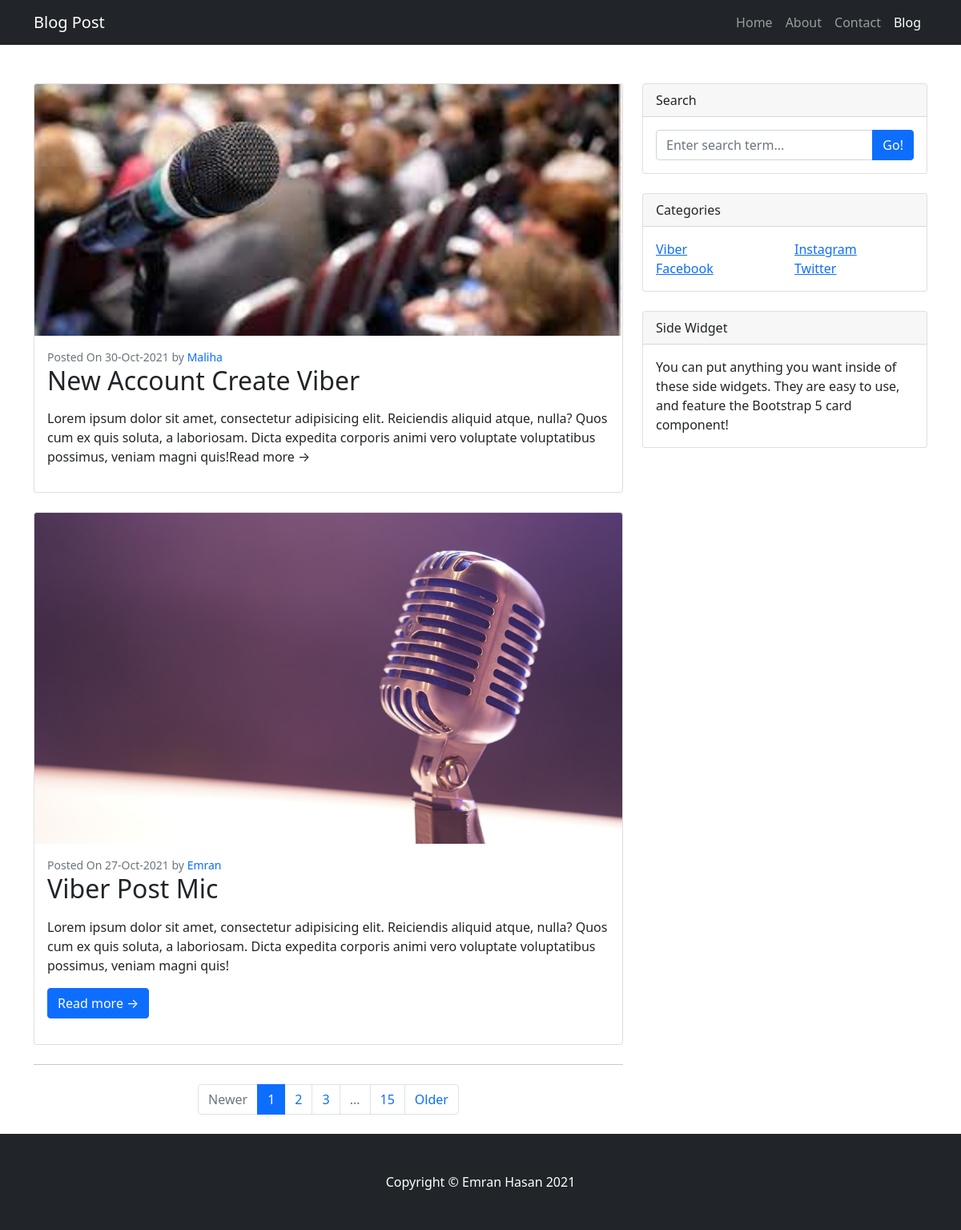
The page /category.php?id=4 on the database its author committed.
### tables this page shows
CREATE TABLE `blog` (
  `id` int(255) NOT NULL,
  `cat_id` int(2) NOT NULL,
  `title` varchar(255) NOT NULL,
  `content` text NOT NULL,
  `photo` varchar(100) NOT NULL,
  `name` varchar(60) NOT NULL,
  `status` tinyint(1) NOT NULL,
  `createtime` timestamp NOT NULL DEFAULT current_timestamp()
);

CREATE TABLE `category` (
  `id` int(3) NOT NULL,
  `category_name` varchar(60) NOT NULL,
  `status` tinyint(1) NOT NULL,
  `createtime` timestamp NOT NULL DEFAULT current_timestamp(),
  `updatetime` timestamp NOT NULL DEFAULT current_timestamp() ON UPDATE current_timestamp()
);

### app/classes/database.php (called while the page is built, shortened)
<?php
    class Database
    {
        public static function dbConn()
        {
            $host = "localhost";
            $user = "root";
            $pass = "";
            $db_name = 'oop_blog_project';
            $conn = mysqli_connect($host,$user,$pass,$db_name);
            return $conn;
        }
    }
?>

### app/classes/category.php (called while the page is built, shortened)
<?php
    class Category
    {
        public function allActiveCategory()
        {
            $sql = "SELECT * FROM category where status = 1";
            $result = mysqli_query(Database::dbConn(), $sql);
            return $result;
        }
        public function catPost($data)
        {
            $sql = "SELECT * FROM blog where status = 1 AND cat_id = $data order by id desc";
            $result = mysqli_query(Database::dbConn(), $sql);
            return $result;
        }
    }
?>

### category.php (the view, shortened to what this page needs)
<?php
    $cat = new \App\classes\Category;
    $cathData = $cat->allActiveCategory();
    $catPost = $cat->catPost($_GET['id']);
    require_once('header.php');
?>
        <div class="container">
            <div class="row mt-5">
                <div class="col-lg-8">
                    <?php
                        if (mysqli_num_rows($catPost) > 0) {
                        while ($row1 = mysqli_fetch_assoc($catPost)) {
                    ?>
                    <div class="card mb-4">
                        <a href="#!"><img class="card-img-top" src="upload/<?= $row1['photo'] ?>" alt="img" /></a>
                        <div class="card-body">
                            <div class="small text-muted">Posted On <?= date('d-M-Y', strtotime($row1['createtime'])) ?> by <a href="#" class="text-decoration-none"><?= $row1['name'] ?></a></div>
                            <h2 class="card-title"><?= $row1['title'] ?></h2>
                            <p class="card-text"><?= substr($row1['content'], 0, 700)
                             ?>...</p>
                            <a class="btn btn-primary" href="post.php?id=<?= $row1['id'] ?>">Read more →</a>
                        </div>
                    </div>
                    <?php
                            }
                    ?>
                        <nav aria-label="Pagination">
                            <hr class="my-0" />
                            <ul class="pagination justify-content-center my-4">
                                <li class="page-item disabled"><a class="page-link" href="#" tabindex="-1" aria-disabled="true">Newer</a></li>
                                <li class="page-item active" aria-current="page"><a class="page-link" href="#!">1</a></li>
                                <li class="page-item"><a class="page-link" href="#!">2</a></li>
                                <li class="page-item"><a class="page-link" href="#!">3</a></li>
                                <li class="page-item disabled"><a class="page-link" href="#!">...</a></li>
                                <li class="page-item"><a class="page-link" href="#!">15</a></li>
                                <li class="page-item"><a class="page-link" href="#!">Older</a></li>
                            </ul>
                        </nav>
                            <?php
                        }
                    ?>
                </div>
                <?php require_once('widget.php');?>
            </div>
        </div>
        <?php require_once('footer.php');?>

### widget.php
<div class="col-lg-4">
                    <div class="card mb-4">
                        <div class="card-header">Search</div>
                        <div class="card-body">
                            <form action="index.php?search=" method="get">
                                <div class="input-group">
                                    <input name="search" class="form-control" type="text" placeholder="Enter search term..." aria-label="Enter search term..." aria-describedby="button-search" />
                                    <button class="btn btn-primary" id="button-search" type="submit">Go!</button>
                                </div>
                            </form>
                        </div>
                    </div>
                    <div class="card mb-4">
                        <div class="card-header">Categories</div>
                        <div class="card-body">
                            <div class="row">
                                <?php
                                    while ($row = mysqli_fetch_assoc($cathData)) {
                                ?>
                                <div class="col-sm-6">
                                    <ul class="list-unstyled mb-0">
                                        <li><a href="category.php?id=<?= $row['id'] ?>"> <?= $row['category_name'] ?> </a></li>
                                    </ul>
                                </div>
                                <?php } ?>
                            </div>
                        </div>
                    </div>
                    <div class="card mb-4">
                        <div class="card-header">Side Widget</div>
                        <div class="card-body">You can put anything you want inside of these side widgets. They are easy to use, and feature the Bootstrap 5 card component!</div>
                    </div>
                </div>

### rows shown on the page
blog: photo (picture), createtime "30-Oct-2021", name "Maliha", title "New Account Create Viber", content "Lorem ipsum dolor sit amet, consectetur adipisicing elit. Reiciendis aliquid atque, nulla? Quos cum ex quis soluta, a laboriosam. Dicta expedita corporis animi vero voluptate voluptatibus possimus, veniam magni quis!"
blog: photo (picture), createtime "27-Oct-2021", name "Emran", title "Viber Post Mic", content "Lorem ipsum dolor sit amet, consectetur adipisicing elit. Reiciendis aliquid atque, nulla? Quos cum ex quis soluta, a laboriosam. Dicta expedita corporis animi vero voluptate voluptatibus possimus, veniam magni quis!"
category: category_name "Viber"
category: category_name "Instagram"
category: category_name "Facebook"
category: category_name "Twitter"
